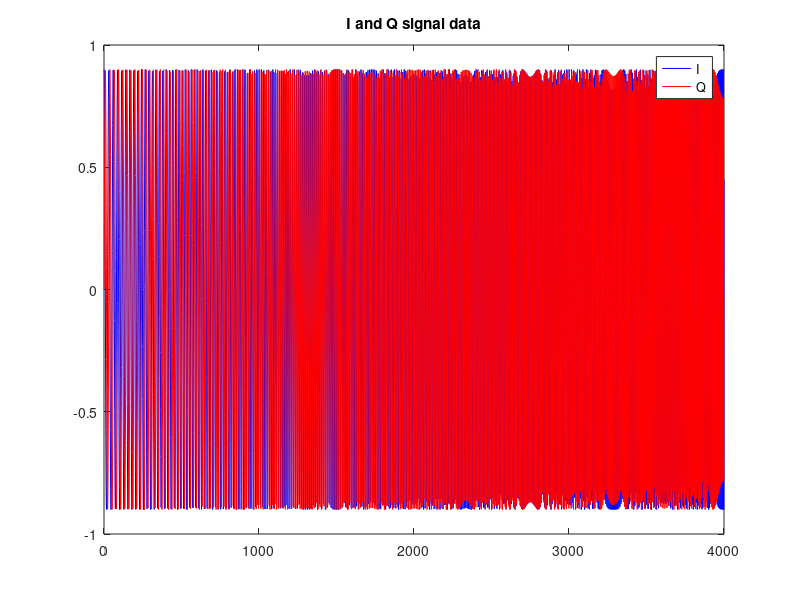
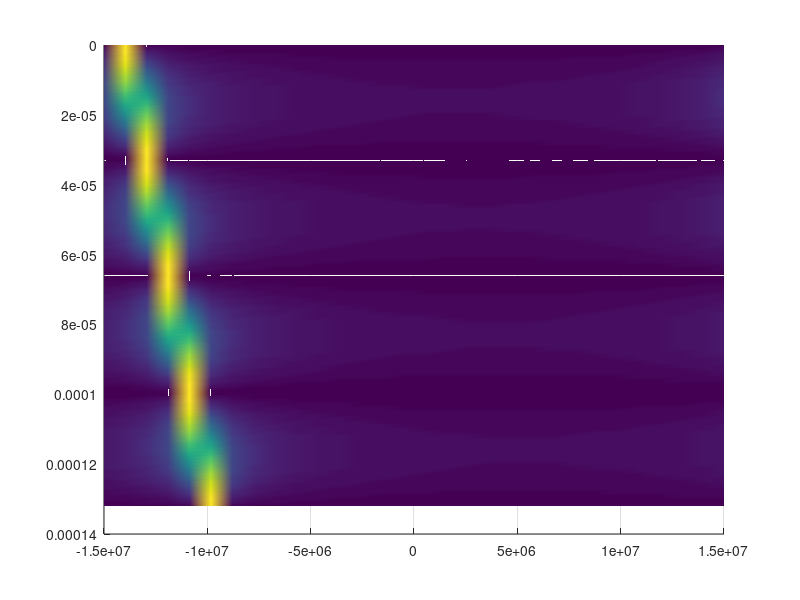

Write MATLAB code to recreate these figures, in order. (Note: this script raises an error after producing the figures.)
format long g;
format compact;
close all;
%clearvars;
clc;

plot_count = 1;
% get the location of the script file to save figures
full_path = mfilename('fullpath');
[startpath,  filename, ext] = fileparts(full_path);


% sample rate
sample_rate = 30e6;

% number of points for the fft
fftN = 30;
range = [fftN/2+1:fftN,1:fftN/2];
freq_sp = sample_rate/fftN;
fftTimeStep = fftN/sample_rate;

% IQ file duration
num_seconds = 400e-6/3;
num_samples = num_seconds * sample_rate;

% RF offset from tuned center frequency
Fo = 0;
time_step = (0:1/sample_rate:(num_seconds - 1/sample_rate))';
time_samples = length(time_step);

%% Chirp Data
f0 = 1e6;
f1 = 5e6;
chirp_width = f1 - f0;
k = chirp_width/num_seconds;
phi = 0;	%-chirp_width/2;

I = 0.9*(cos(phi + 2*pi*(f0*time_step + (k/2)*time_step.^2)));
Q = 0.9*(sin(phi + 2*pi*(f0*time_step + (k/2)*time_step.^2)));

signal = complex(I,Q);
IQ_length = length(signal);

%% Plot the generated IQ data
figure(plot_count)
set(gcf,'position',([100,100,800,600]),'color','w')
plot(real(signal),'b')
hold on
plot(imag(signal),'r')
title('I and Q signal data')
legend('I','Q')
plot_count = plot_count + 1;



captures = floor(IQ_length/fftN);
time_frame = (0:fftTimeStep:fftTimeStep*(captures-1));

Y = zeros(fftN,captures);
for idx=0:captures-1
    %w = [w,fft(IQ(:,idx))/N];
    Y(:,idx+1) = fft(signal((idx*fftN)+1:(idx+1)*fftN))/fftN;
    %Y_n(:,idx+1) = fft(IQ_noise((idx*N)+1:(idx+1)*N))/N;
    %Y2(:,idx+1) = fft(tmp_noise((idx*N)+1:(idx+1)*N))/N;
end

% for plotting purposes only
%Fc = 315e6;

%% plot the sepctragram of the generated IQ data
f = linspace(-0.5 * sample_rate, 0.5 * sample_rate, fftN);
figure(plot_count)
set(gcf,'position',([100,100,1000,600]),'color','w')
surf(time_frame,f,2*abs((Y)))
shading interp
view(90,90)
plot_count = plot_count + 1;

% figure(plot_count)
% S = spectrogram(signal,fftN,0);
% surf(time_frame,f,2*abs((S)))
% plot_count = plot_count + 1;




%% filter the data around Fo
fpass = 10e6;
Fp = fpass/sample_rate;

Hiirlp = design(fdesign.lowpass(Fp,.75,.75,80),'ellip');
Fc  = Fo/sample_rate;                         % Desired frequency shift
Hiircbp = ciirxform(Hiirlp, ...   % Shift frequency transformation
    'zpkshiftc', 0, Fc);          % DC shifted to Fc

data_filt = filter(Hiircbp,signal);

%% Plot the raw IQ data and the filtered IQ data 
f = linspace(-0.5 * sample_rate, 0.5 * sample_rate, length(signal));
figure(plot_count)
set(gcf,'position',([100,100,800,600]),'color','w')
plot(f, 20*log10(abs(fftshift(fft(signal)))/num_samples),'b');
hold on
plot(f, 20*log10(abs(fftshift(fft(data_filt)))/num_samples),'r');
title('FFT of Signals')
legend('Raw Signal','Filtered Signal');
plot_count = plot_count + 1;

% figure(plot_count)
% plot(real(data_filt),'b')
% hold on
% plot(imag(data_filt),'r')
% plot_count = plot_count + 1;


%% Plot the auto correlation
auto_corr = conv(signal(1:end),conj(signal(end:-1:1)));
%signal_corr = conv(signal(1:end),signal(end:-1:1));
filtered_auto_corr = conv(data_filt(1:end),signal(end:-1:1));

figure(plot_count)
set(gcf,'position',([100,100,800,600]),'color','w')
plot(abs(auto_corr),'.-g')
hold on
%plot(abs(filtered_auto_corr),'.-r')
title('Convolution Autocorrelation')
legend('Auto Correlation');
plot_count = plot_count + 1;


%% Save the resulting signals to a file
% err = save_sc16q11( strcat(startpath,'\IQ_Test_Files\chirp_test_raw_30MSPS.sc16q11'), signal); 
% save_csv( strcat(startpath,'\IQ_Test_Files\chirp_test_raw30MSPS.csv'), signal); 
% 
% err = save_sc16q11( strcat(startpath,'\IQ_Test_Files\chirp_test_filter30MSPS.sc16q11'), data_filt*(0.9));
% save_csv( strcat(startpath,'\IQ_Test_Files\chirp_test_filter.csv'), data_filt*(0.9)); 